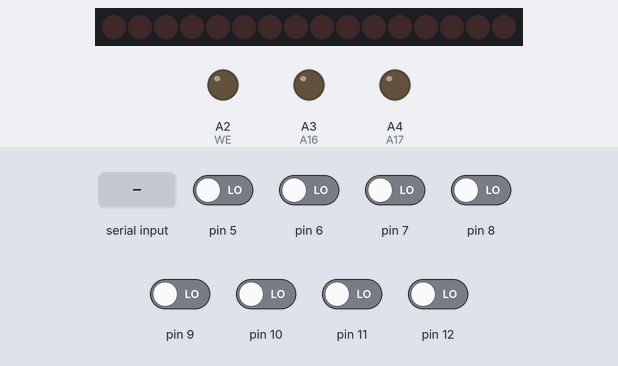
The sketch below on a simulated Arduino Uno, built with avr-gcc and run on an emulated ATmega328P. Parts: 16 shift-register outputs drawn as a row of LEDs (first output left, lit = HIGH), output pins drawn as LEDs (lit = HIGH). Wiring (inferred from the names in the program): 2 × shift register (74HC595): data pin 3; shift clock pin 4; latch pin 2; OE A1. Wiring (inferred from the signals the program sends): row of LEDs: on Q0, Q1, Q2, Q3, Q4, Q5, Q6, Q7, Q8, Q9, Q10, Q11, Q12, Q13, Q14, Q15. The inputs (shaded band) are chosen by the test bench; at power-on: pin 5–12 LOW. Pins used as bus, display or sensor lines are not drawn; what the sketch prints to the serial monitor is not drawn.

Above: at 1.2 s.
1.3 s: "R" received over Serial
At 2.2 s:
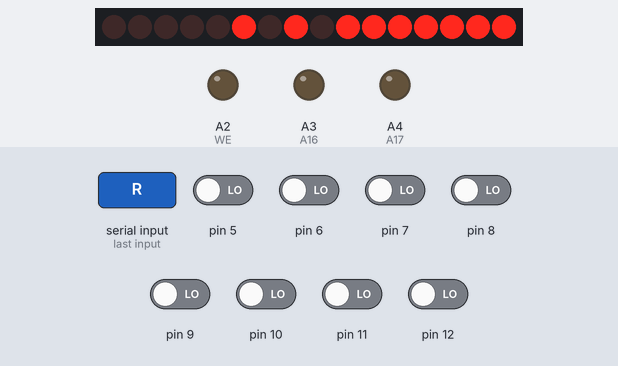
2.8 s: pin 6 driven HIGH and pin 8 driven HIGH
At 3.16 s:
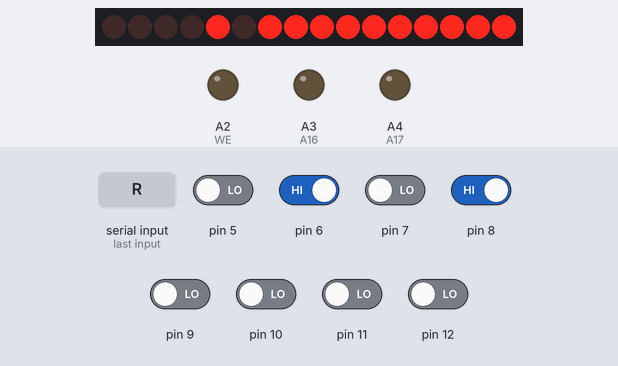
4.3 s: pin 5 driven HIGH
At 4.39 s:
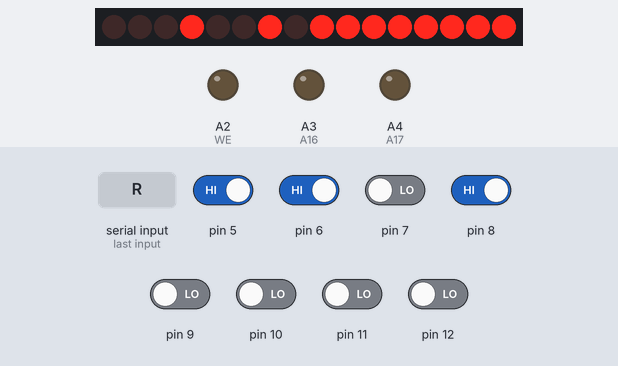
5.8 s: pin 6 driven LOW
7.4 s: pin 7 driven HIGH
8.9 s: pin 8 driven LOW
At 12.56 s:
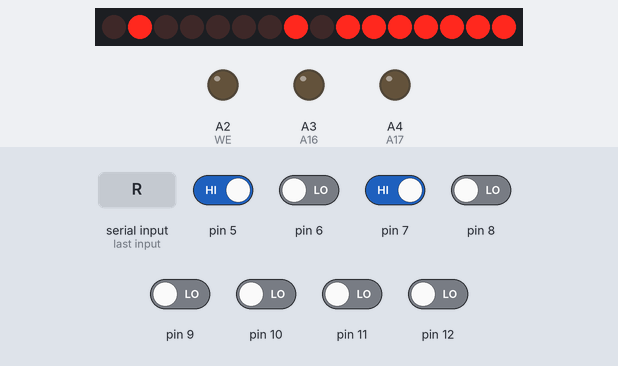
Timing chart, 0 to 47.2 s (numbered marks = the images above; inputs shaded):
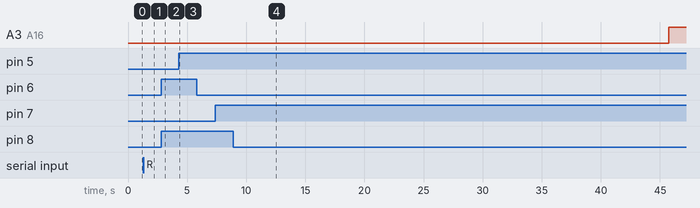

The sketch:

read_data_1617switch.ino
```cpp
//Pin connected to ST_CP of 74HC595
int latchPin = 2;  //8;
////Pin connected to DS of 74HC595
int dataPin = 3;  //11;
//Pin connected to SH_CP of 74HC595
int clockPin = 4;  //12;

int CS = A0;
int OE = A1;
int WE = A2;
int A16 = A3;
int A17 = A4;


void setup() {

  //set pins to output because they are addressed in the main loop

  pinMode(latchPin, OUTPUT);

  pinMode(clockPin, OUTPUT);

  pinMode(dataPin, OUTPUT);
  pinMode(CS, OUTPUT);
  pinMode(OE, OUTPUT);
  pinMode(WE, OUTPUT);

  // Manual switching of top 2 bits to avoid another shift register
  pinMode(A16, OUTPUT);
  pinMode(A17, OUTPUT);

  digitalWrite(A16, LOW);
  digitalWrite(A17, LOW);

  digitalWrite(CS, LOW);
  digitalWrite(OE, LOW);
  digitalWrite(WE, LOW);


  // Aready set as input by default

  // pinMode(5, INPUT);
  // pinMode(6, INPUT);
  // pinMode(7, INPUT);
  // pinMode(8, INPUT);
  // pinMode(9, INPUT);
  // pinMode(10, INPUT);
  // pinMode(11, INPUT);
  // pinMode(12, INPUT);

  Serial.begin(115200);
}

void setAddress(long d) {
  // Set the address to read/write from
  //ground latchPin and hold low for as long as you are transmitting

  digitalWrite(latchPin, LOW);

  shiftOut(dataPin, clockPin, LSBFIRST, lowByte(d));
  shiftOut(dataPin, clockPin, LSBFIRST, highByte(d));

  //return the latch pin high to signal chip that it

  //no longer needs to listen for information

  digitalWrite(latchPin, HIGH);

  // Set upper two bits manually
  int line16 = bitRead(d,16);
  if(line16 == 1){
    digitalWrite(A16, HIGH);
   // Serial.println("A16 high");
  } else {
    digitalWrite(A16, LOW);
  }


  int line17 = bitRead(d,17);
  if(line17 == 1){
    digitalWrite(A17, HIGH);
  //  Serial.println("A17 high");
  } else {
    digitalWrite(A17, LOW);
  }

//   digitalWrite(A16, bitRead(d, 16));
//   digitalWrite(A17, bitRead(d, 17));
}


byte flash_data_get() {
  /* get data from data bus */
  /* Taken from https://github.com/warber0x/FMPUNO */

  byte data = 0;
  boolean state = LOW;
  boolean state2 = LOW;

  for (int i = 5, j = 0; i < 13; i++, j++) {
    state = digitalRead(i);
    state2 = digitalRead(i);
    if (state == state2)
      if (state == HIGH)
        bitWrite(data, j, HIGH);
  }
  return data;
}

void read_memory() {
  //count up routine
  byte d;
  //Serial.print("In main loop");


  digitalWrite(CS, LOW);

  for (long y = 0; y < 0x20000; y++) {  //65536
    setAddress(y);


    digitalWrite(CS, HIGH);
    digitalWrite(OE, HIGH);

    delayMicroseconds(25);
    //delay(1);
    d = flash_data_get();
    //Serial.print(j);
    // Serial.print(": ");
    Serial.print(y, HEX);
    Serial.print(" ");
    Serial.println(d, HEX);

    digitalWrite(OE, LOW);
    digitalWrite(CS, LOW);
    delayMicroseconds(25);
    //delay(1);
  }

}

char cmd;

void loop() {


  while (!Serial.available())
    ;
  cmd = Serial.read();

  switch (cmd) {
    case 'R':
      read_memory();
      Serial.flush();
      exit(0);
      break;
  }
}
```
